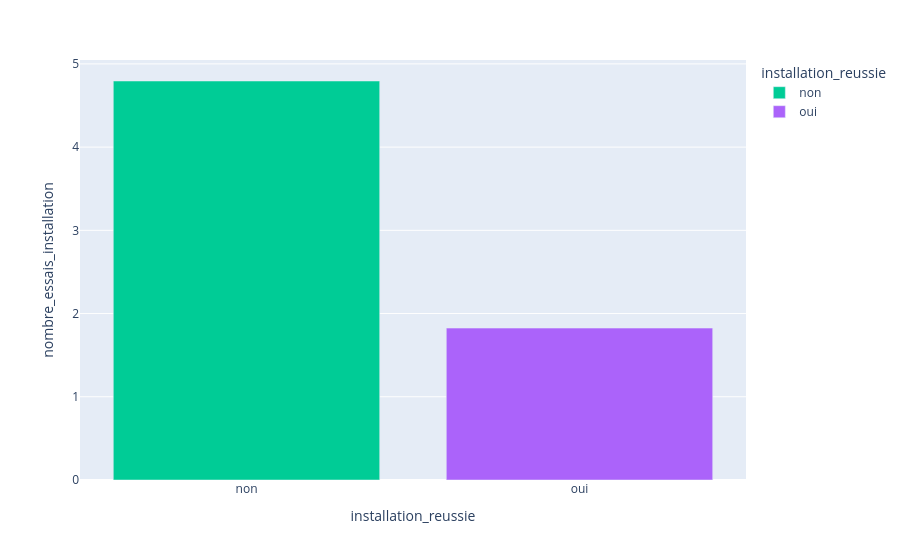

Notebook code cell kept with this figure:
### Code cell
import plotly.io as pio

df_grouped = df.groupby("installation_reussie")["nombre_essais_installation"].mean().reset_index()

fig = px.bar(
    df_grouped,
    x="installation_reussie",
    y="nombre_essais_installation",
    color="installation_reussie",
    color_discrete_map={0: "#e74c3c", 1: "#2ecc71"}
)

fig.show()

### Figure 1 — Plotly figure (JSON) as saved in the notebook; plotly's stock layout.template omitted (floating-point values rounded to 4 significant figures)
{"data": [{"hovertemplate": "installation_reussie=%{x}<br>nombre_essais_installation=%{y}<extra></extra>", "legendgroup": "non", "marker": {"color": "#00cc96", "pattern": {"shape": ""}}, "name": "non", "orientation": "v", "showlegend": true, "textposition": "auto", "type": "bar", "x": ["non"], "xaxis": "x", "y": [4.795], "yaxis": "y"}, {"hovertemplate": "installation_reussie=%{x}<br>nombre_essais_installation=%{y}<extra></extra>", "legendgroup": "oui", "marker": {"color": "#ab63fa", "pattern": {"shape": ""}}, "name": "oui", "orientation": "v", "showlegend": true, "textposition": "auto", "type": "bar", "x": ["oui"], "xaxis": "x", "y": [1.825], "yaxis": "y"}], "layout": {"barmode": "relative", "legend": {"title": {"text": "installation_reussie"}, "tracegroupgap": 0}, "margin": {"t": 60}, "xaxis": {"anchor": "y", "categoryarray": ["non", "oui"], "categoryorder": "array", "domain": [0, 1], "title": {"text": "installation_reussie"}}, "yaxis": {"anchor": "x", "domain": [0, 1], "title": {"text": "nombre_essais_installation"}}}}
